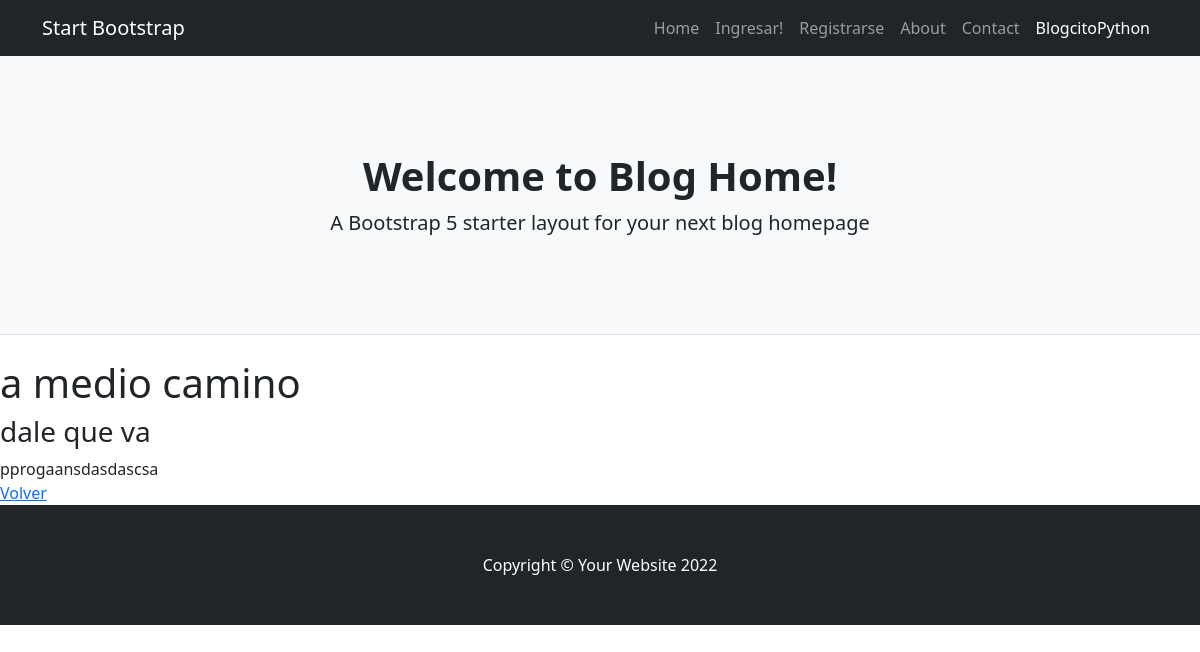
Screenshot of /blogcitopython/7/detalle/ with the database file from the repository.
### BlogcitoPython/models.py (models this page shows)
class Post(models.Model):
    title = models.CharField(max_length=100)
    subtitle = models.CharField(max_length=100)
    text = models.TextField(max_length=3000)
    publish_date = models.DateField()

### BlogcitoPython/views.py (the view)
# urls.py: path('blogcitopython/<int:pk>/detalle/', DetailPost.as_view(), name='blogcitopython_detalle'),
class DetailPost(DetailView):
    model = Post

### BlogcitoPython/templates/BlogcitoPython/post_detail.html
{% extends 'BlogcitoPython/base.html' %}
{% block contenido %}
    <h1> {{object.title}} </h1>
    <h3> {{object.subtitle}} </h3>
    <div>
        {{object.text}}
    </div>
    <a href="{% url 'blogcitopython_listar' %}"> Volver </a>
{% endblock %}

### rows the page displays
Post: title "a medio camino", subtitle "dale que va", text "pprogaansdasdascsa"
